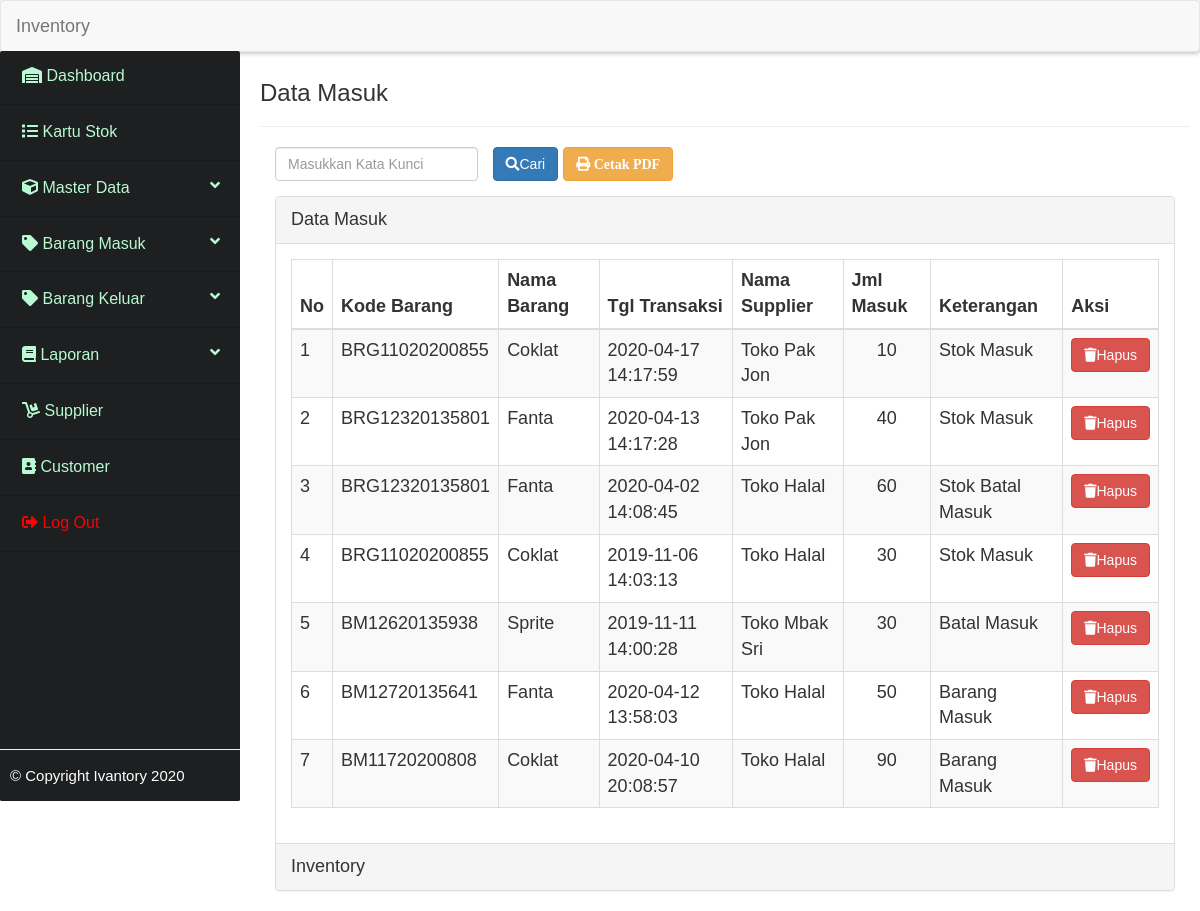
The page /_datamasuk/data_masuk.php on the database its author committed.
### tables this page shows
CREATE TABLE IF NOT EXISTS `tbl_datamasuk` (
  `id_datamasuk` int(11) NOT NULL AUTO_INCREMENT,
  `kode_barang` varchar(50) NOT NULL,
  `nama_barang` varchar(50) NOT NULL,
  `tgl_masuk` datetime NOT NULL,
  `supplier` varchar(50) NOT NULL,
  `jml_masuk` double NOT NULL,
  `keterangan` varchar(20) NOT NULL,
  PRIMARY KEY (`id_datamasuk`)
);

### _datamasuk/functions.php (called while the page is built, shortened)
<?php
include "../koneksi.php";
    function query($query){
        global $conn;
        $result = mysqli_query($conn, $query);
        $rows   = [];
        while( $row = mysqli_fetch_assoc($result)){
        $rows[] = $row;
        }
        return $rows;
    }
?>

### _datamasuk/data_masuk.php (the view, shortened to what this page needs)
<?php
include "functions.php";
$datamasuk = query("SELECT * FROM tbl_datamasuk ORDER BY id_datamasuk DESC ");
?>
<?php require '_header.php'; ?>
        <section class="content">
            <div class="inner">
                <h3>Data Masuk</h3>
                <hr>
                    <form action="" method="post">
                        <div class="form-group">
                            <div class="col-md-3" >
                                <input type="text" name="keyword" class="form-control" autofocus autocomplete="off" placeholder="Masukkan Kata Kunci">
                            </div>
                            <div>
                                <button type="submit" name="cari" class="btn btn-primary"><span class="fas fa-search"></span>Cari</button>
                                <a href="../cetak_laporan/cetak_datamasuk.php" class="btn btn-warning"><i class="fas fa-print"> Cetak PDF</i></a>
                            </div>
                        </div>
                    </form>
                    <div class="table-content" style="font-size: 18px;">
                        <div class="col-md-12">
                            <div class="panel panel-default">
                                <div class="panel-heading">
                                    Data Masuk
                                </div>
                                <div class="panel-body">
                                    <div class="table">
                                        <table class="table table-striped table-bordered table-hover">
                                            <thead>
                                                <tr>
                                                    <th>No</th>
                                                    <th>Kode Barang</th>
                                                    <th>Nama Barang</th>
                                                    <th>Tgl Transaksi</th>
                                                    <th>Nama Supplier</th>
                                                    <th>Jml Masuk</th>
                                                    <th>Keterangan</th>
                                                    <th>Aksi</th>
                                                </tr>
                                            </thead>
                                            <?php $no = 1; ?>
                                            <?php foreach($datamasuk as $dtm): ?>
                                            <tr>
                                                <td><?= $no; ?></td>
                                                <td><?= $dtm["kode_barang"]; ?></td>
                                                <td><?= $dtm["nama_barang"]; ?></td>
                                                <td><?= $dtm["tgl_masuk"]; ?></td>
                                                <td><?= $dtm["supplier"]; ?></td>
                                                <td><center><?= $dtm["jml_masuk"]; ?></center></td>
                                                <td><?= $dtm["keterangan"]; ?></td>
                                                <td>
                                                    <a href="hapus.php?id_datamasuk=<?= $dtm["id_datamasuk"]; ?>" onclick="return confirm('Yakin untuk menghapus?')" class="btn btn-danger "><span class="fas fa-trash"></span>Hapus</a>
                                                </td>
                                            </tr>
                                            <?php $no++; ?>
                                            <?php endforeach; ?>
                                        </table>
                                    </div>
                                </div>
                                <div class="panel-footer">
                                    Inventory
                                </div>
                            </div>
                        </div>
                    </div>
            </div>
        </section>
<?php require '_footer.php'; ?>

### rows shown on the page
tbl_datamasuk: kode_barang "BRG11020200855", nama_barang "Coklat", tgl_masuk "2020-04-17 14:17:59", supplier "Toko Pak Jon", jml_masuk "10", keterangan "Stok Masuk"
tbl_datamasuk: kode_barang "BRG12320135801", nama_barang "Fanta", tgl_masuk "2020-04-13 14:17:28", supplier "Toko Pak Jon", jml_masuk "40", keterangan "Stok Masuk"
tbl_datamasuk: kode_barang "BRG12320135801", nama_barang "Fanta", tgl_masuk "2020-04-02 14:08:45", supplier "Toko Halal", jml_masuk "60", keterangan "Stok Batal Masuk"
tbl_datamasuk: kode_barang "BRG11020200855", nama_barang "Coklat", tgl_masuk "2019-11-06 14:03:13", supplier "Toko Halal", jml_masuk "30", keterangan "Stok Masuk"
tbl_datamasuk: kode_barang "BM12620135938", nama_barang "Sprite", tgl_masuk "2019-11-11 14:00:28", supplier "Toko Mbak Sri", jml_masuk "30", keterangan "Batal Masuk"
tbl_datamasuk: kode_barang "BM12720135641", nama_barang "Fanta", tgl_masuk "2020-04-12 13:58:03", supplier "Toko Halal", jml_masuk "50", keterangan "Barang Masuk"
tbl_datamasuk: kode_barang "BM11720200808", nama_barang "Coklat", tgl_masuk "2020-04-10 20:08:57", supplier "Toko Halal", jml_masuk "90", keterangan "Barang Masuk"
